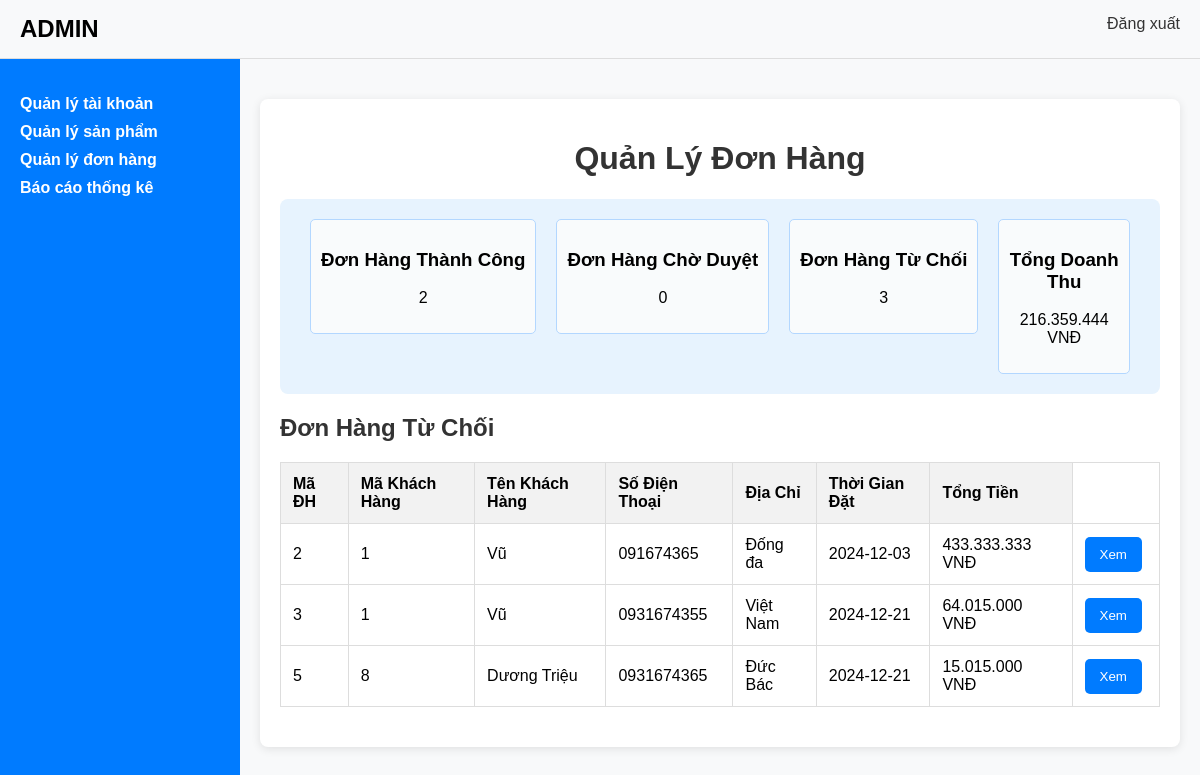
The page /admin/index.php?action=manage-orders&value=huydh on the database its author committed.
### tables this page shows
CREATE TABLE `donhang` (
  `MaDH` int(11) NOT NULL,
  `MaKH` int(11) DEFAULT NULL,
  `NgayDat` date DEFAULT NULL,
  `TenNguoiNhan` varchar(100) DEFAULT NULL,
  `SDT` varchar(15) DEFAULT NULL,
  `DiaCHiGiaoHang` varchar(255) DEFAULT NULL,
  `NgayGiaoHang` date DEFAULT NULL,
  `GiaTriDH` double DEFAULT NULL,
  `PhiVanChuyen` double DEFAULT NULL,
  `KhuyenMai` double DEFAULT NULL,
  `TongTien` double DEFAULT NULL,
  `TrangThai` enum('0','1','2') DEFAULT '0'
);

CREATE TABLE `khachhang` (
  `MaKH` int(11) NOT NULL,
  `TenKH` varchar(100) NOT NULL,
  `DiaChi` varchar(255) DEFAULT NULL,
  `SoDienThoai` varchar(15) DEFAULT NULL,
  `GioiTinh` char(1) DEFAULT NULL,
  `MatKhau` varchar(255) DEFAULT NULL,
  `MaGioHang` int(11) DEFAULT NULL
);

### admin/module/main/qldh/huydonhang.php (the view, shortened to what this page needs)
<h2 class="status-title">Đơn Hàng Từ Chối</h2>
    <table>
        <thead>
            <tr>
                <th>Mã ĐH</th>
                <th>Mã Khách Hàng</th>
                <th>Tên Khách Hàng</th>
                <th>Số Điện Thoại</th>
                <th>Địa Chỉ</th>
                <th>Thời Gian Đặt</th>
                <th>Tổng Tiền</th>
            </tr>
        </thead>
        <tbody>
            <?php
                $sql = "SELECT * FROM donhang JOIN khachhang ON donhang.MaKH = khachhang.MaKH WHERE trangthai = '2'";
                $resuilt = mysqli_query($mysqli, $sql);
                if ($resuilt && mysqli_num_rows($resuilt) > 0) {
                    while ($row = mysqli_fetch_assoc($resuilt)) {
            ?>
            <tr>
            <td><?php echo $row['MaDH']; ?></td>
                    <td><?php echo $row['MaKH']; ?></td>
                    <td><?php echo $row['TenKH']; ?></td>
                    <td><?php echo $row['SDT']; ?></td>
                    <td><?php echo $row['DiaCHiGiaoHang']; ?></td>
                    <td><?php echo $row['NgayDat']; ?></td>
                    <td><?php echo number_format($row['TongTien'], 0, ',', '.'); ?> VNĐ</td>
                    <td><form method="POST" style="display: inline;">
                            <button type="submit" name="Xem" value="<?php echo $row['MaDH']; ?>" class="btn xem-btn">Xem</button>
                        </form></td>
            </tr>
            <?php }}?>
        </tbody>
    </table>
</div>

### admin/css/style.css (style rules this page uses)
body { font-family: Arial, sans-serif; margin: 0; padding: 0; }
table { width: 100%; border-collapse: collapse; margin-top: 20px; }
table, th, td { border: 1px solid #ddd; }
th, td { padding: 10px; text-align: left; }
th { background-color: #007bff; color: white; }
button { margin-right: 5px; }

### admin/module/main/quanlydonhang.php (style rules this page uses)
body { font-family: Arial, sans-serif; background-color: #f4f4f4; margin: 0; }
table { width: 100%; border-collapse: collapse; margin: 20px 0; }
th, td { padding: 12px; border: 1px solid #ddd; text-align: left; }
th { background-color: #f2f2f2; color: black; }
.btn { background-color: #007bff; color: white; border: none; padding: 10px 15px; cursor: pointer; border-radius: 5px; margin-right: 5px; }
.status-title { margin-top: 20px; font-size: 1.5em; color: #333; }

### rows shown on the page
donhang: MaDH "2", MaKH.MaKH "1", MaKH.TenKH "Vũ", SDT "091674365", DiaCHiGiaoHang "Đống đa", NgayDat "2024-12-03", TongTien "433.333.333"
donhang: MaDH "3", MaKH.MaKH "1", MaKH.TenKH "Vũ", SDT "0931674355", DiaCHiGiaoHang "Việt Nam", NgayDat "2024-12-21", TongTien "64.015.000"
donhang: MaDH "5", MaKH.MaKH "8", MaKH.TenKH "Dương Triệu", SDT "0931674365", DiaCHiGiaoHang "Đức Bác", NgayDat "2024-12-21", TongTien "15.015.000"

### other values the page prints
$thanhcong "2"
$choduyet "0"
$tuchoi "3"
$doanhthu_total "216.359.444"
